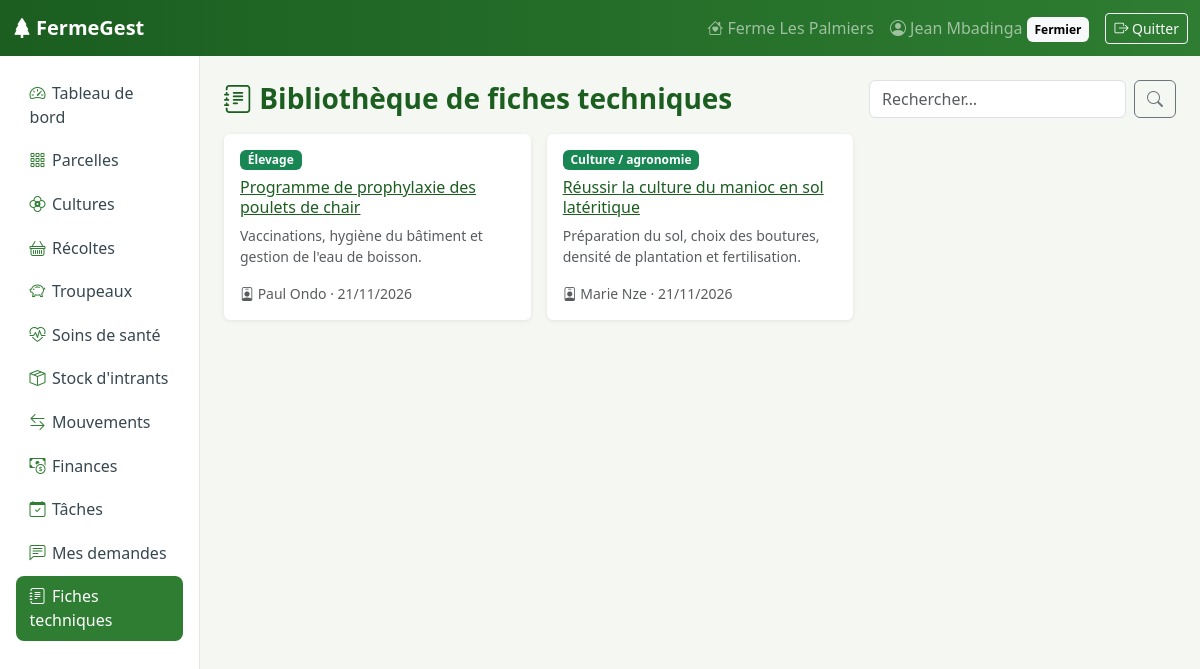
Screenshot of /conseils/fiches/ (signed in) with the database file from the repository.
### exploitation/models.py (models this page shows, shortened)
class Ferme(models.Model):
    proprietaire = models.OneToOneField(
        settings.AUTH_USER_MODEL, on_delete=models.CASCADE, related_name="ferme"
    )
    nom = models.CharField("Nom de la ferme", max_length=120)
    localisation = models.CharField("Localisation", max_length=160)
    superficie_totale = models.DecimalField(
        "Superficie totale (ha)", max_digits=8, decimal_places=2, default=0
    )
    description = models.TextField("Description", blank=True)
    date_creation = models.DateField("Date de création", default=timezone.localdate)
    class Meta:
        verbose_name = "Ferme"
        verbose_name_plural = "Fermes"

### conseils/models.py (models this page shows, shortened)
class FicheTechnique(models.Model):
    auteur = models.ForeignKey(settings.AUTH_USER_MODEL, on_delete=models.CASCADE,
                               related_name="fiches")
    titre = models.CharField("Titre", max_length=150)
    categorie = models.CharField("Catégorie", max_length=10,
                                 choices=DemandeConseil.Categorie.choices)
    resume = models.CharField("Résumé", max_length=250)
    contenu = models.TextField("Contenu")
    publiee = models.BooleanField("Publiée", default=True)
    date_publication = models.DateTimeField(auto_now_add=True)
    class Meta:
        ordering = ["-date_publication"]
        verbose_name = "Fiche technique"
        verbose_name_plural = "Fiches techniques"

### conseils/views.py (the view)
# urls.py: path("fiches/", views.FichesListView.as_view(), name="fiches_liste"),
class FichesListView(LoginRequiredMixin, ListView):
    template_name = "conseils/fiches_liste.html"
    context_object_name = "fiches"
    paginate_by = 9
    def get_queryset(self):
        qs = FicheTechnique.objects.filter(publiee=True).select_related("auteur")
        q = self.request.GET.get("q", "").strip()
        if q:
            qs = qs.filter(Q(titre__icontains=q) | Q(resume__icontains=q))
        return qs
    def get_context_data(self, **kwargs):
        ctx = super().get_context_data(**kwargs)
        ctx["q"] = self.request.GET.get("q", "")
        return ctx

### comptes/context_processors.py (called while the page is built)
def navigation(request):
    user = request.user
    role, menu = None, []
    if user.is_authenticated:
        profil = getattr(user, "profil", None)
        if user.is_staff:
            role = "ADMIN"
        elif profil:
            role = profil.role
            modele = MENU_FERMIER if profil.est_fermier else MENU_EXPERT
            for libelle, nom_url, icone in modele:
                url = reverse(nom_url)
                actif = request.path == url or (
                    url.count("/") > 2 and request.path.startswith(url))
                menu.append({"libelle": libelle, "url": url, "icone": icone, "actif": actif})
    return {"role_courant": role, "menu": menu}

### comptes/models.py (called while the page is built)
    @property
    def est_fermier(self):
        return self.role == self.Role.FERMIER

### templates/conseils/fiches_liste.html (shortened to what this page needs)
{% extends "base.html" %}{% block titre %}Fiches techniques{% endblock %}
{% block contenu %}
<div class="d-flex justify-content-between align-items-center mb-3 flex-wrap gap-2">
  <h1 class="page-titre h3 mb-0"><i class="bi bi-journal-text"></i> Bibliothèque de fiches techniques</h1>
  <form class="d-flex gap-2" method="get"><input class="form-control" type="search" name="q" value="{{ q }}" placeholder="Rechercher…"><button class="btn btn-outline-secondary"><i class="bi bi-search"></i></button></form>
</div>
<div class="row g-3">
{% for f in fiches %}
  <div class="col-md-6 col-xl-4"><div class="card h-100"><div class="card-body d-flex flex-column">
    <span class="badge text-bg-success align-self-start mb-2">{{ f.get_categorie_display }}</span>
    <h2 class="h6"><a href="{% url 'conseils:fiche_detail' f.pk %}">{{ f.titre }}</a></h2>
    <p class="small text-muted flex-grow-1">{{ f.resume }}</p>
    <div class="small text-muted"><i class="bi bi-person-badge"></i> {{ f.auteur.get_full_name|default:f.auteur.username }} · {{ f.date_publication|date:"d/m/Y" }}</div>
  </div></div></div>
{% empty %}<p class="text-muted">Aucune fiche disponible.</p>{% endfor %}
</div>
{% endblock %}

### templates/base.html (shortened to what this page needs)
{% load static %}<!DOCTYPE html>
<html lang="fr">
<head>
  <link rel="stylesheet" href="{% static 'vendor/bootstrap/bootstrap.min.css' %}">
  <link rel="stylesheet" href="{% static 'vendor/bootstrap-icons/bootstrap-icons.min.css' %}">
  <link rel="stylesheet" href="{% static 'css/app.css' %}">
</head>
<body>
<nav class="navbar navbar-dark navbar-ferme navbar-expand sticky-top">
  <div class="container-fluid">
    <a class="navbar-brand fw-bold" href="{% url 'comptes:accueil' %}"><i class="bi bi-tree-fill me-1"></i>FermeGest</a>
    <ul class="navbar-nav ms-auto align-items-center">
      {% if user.is_authenticated %}
        {% if role_courant == 'ADMIN' %}
          <li class="nav-item"><a class="nav-link" href="{% url 'admin:index' %}"><i class="bi bi-gear"></i> Administration</a></li>
        {% elif role_courant == 'FERMIER' %}
          <li class="nav-item"><a class="nav-link" href="{% url 'exploitation:ferme_modifier' %}"><i class="bi bi-house-heart"></i><span class="d-none d-lg-inline"> {{ user.ferme.nom }}</span></a></li>
        {% endif %}
        <li class="nav-item"><a class="nav-link" href="{% url 'comptes:profil' %}"><i class="bi bi-person-circle"></i><span class="d-none d-md-inline"> {{ user.get_full_name|default:user.username }}</span>
          {% if role_courant == 'EXPERT' %}<span class="badge text-bg-warning d-none d-sm-inline">Expert</span>{% elif role_courant == 'FERMIER' %}<span class="badge text-bg-light d-none d-sm-inline">Fermier</span>{% endif %}</a></li>
        <li class="nav-item">
          <form method="post" action="{% url 'comptes:deconnexion' %}" class="d-inline">{% csrf_token %}
            <button class="btn btn-sm btn-outline-light ms-2"><i class="bi bi-box-arrow-right"></i><span class="d-none d-md-inline"> Quitter</span></button>
          </form>
        </li>
      {% endif %}
    </ul>
  </div>
</nav>
<div class="container-fluid">
  <div class="row">
    {% if menu %}
    <aside class="col-md-3 col-lg-2 sidebar p-3 d-none d-md-block">
      <ul class="nav flex-column">
        {% for item in menu %}
        <li class="nav-item"><a class="nav-link {% if item.actif %}active{% endif %}" href="{{ item.url }}"><i class="bi {{ item.icone }}"></i>{{ item.libelle }}</a></li>
        {% endfor %}
      </ul>
    </aside>
    {% endif %}
    <main class="col p-4">
      {% block contenu %}{% endblock %}
    </main>
  </div>
</div>
</body>
</html>

### static/css/app.css (style rules this page uses)
:root { --fg-green:#2e7d32; --fg-green-dark:#1b5e20; --fg-soil:#6d4c41; --fg-bg:#f4f7f2; }
body { background: var(--fg-bg); }
.navbar-ferme { background: linear-gradient(90deg, var(--fg-green-dark), var(--fg-green)); }
.sidebar { min-height: calc(100vh - 56px); background:#fff; border-right:1px solid #e3e8e0; }
.sidebar .nav-link { color:#37474f; border-radius:.5rem; padding:.55rem .85rem; margin-bottom:2px; }
.sidebar .nav-link i { width:1.4rem; display:inline-block; color:var(--fg-green); }
.sidebar .nav-link.active { background:var(--fg-green); color:#fff; }
.sidebar .nav-link.active i { color:#fff; }
.card { border:0; box-shadow:0 1px 4px rgba(0,0,0,.08); }
a { color:var(--fg-green-dark); }
.page-titre { color:var(--fg-green-dark); font-weight:700; }

### rows the page displays
FicheTechnique: categorie "Élevage", titre "Programme de prophylaxie des poulets de chair", resume "Vaccinations, hygiène du bâtiment et gestion de l'eau de boisson.", auteur.get_full_name "Paul Ondo", date_publication "21/11/2026"
FicheTechnique: categorie "Culture / agronomie", titre "Réussir la culture du manioc en sol latéritique", resume "Préparation du sol, choix des boutures, densité de plantation et fertilisation.", auteur.get_full_name "Marie Nze", date_publication "21/11/2026"

### other values shown
{{ user.ferme.nom }} "Ferme Les Palmiers"
{{ user.get_full_name|default:user.username }} "Jean Mbadinga"
{{ item.libelle }} "Tableau de bord" "Parcelles" "Cultures" "Récoltes" "Troupeaux" "Soins de santé" "Stock d'intrants" "Mouvements" "Finances" "Tâches" "Mes demandes" "Fiches techniques"
